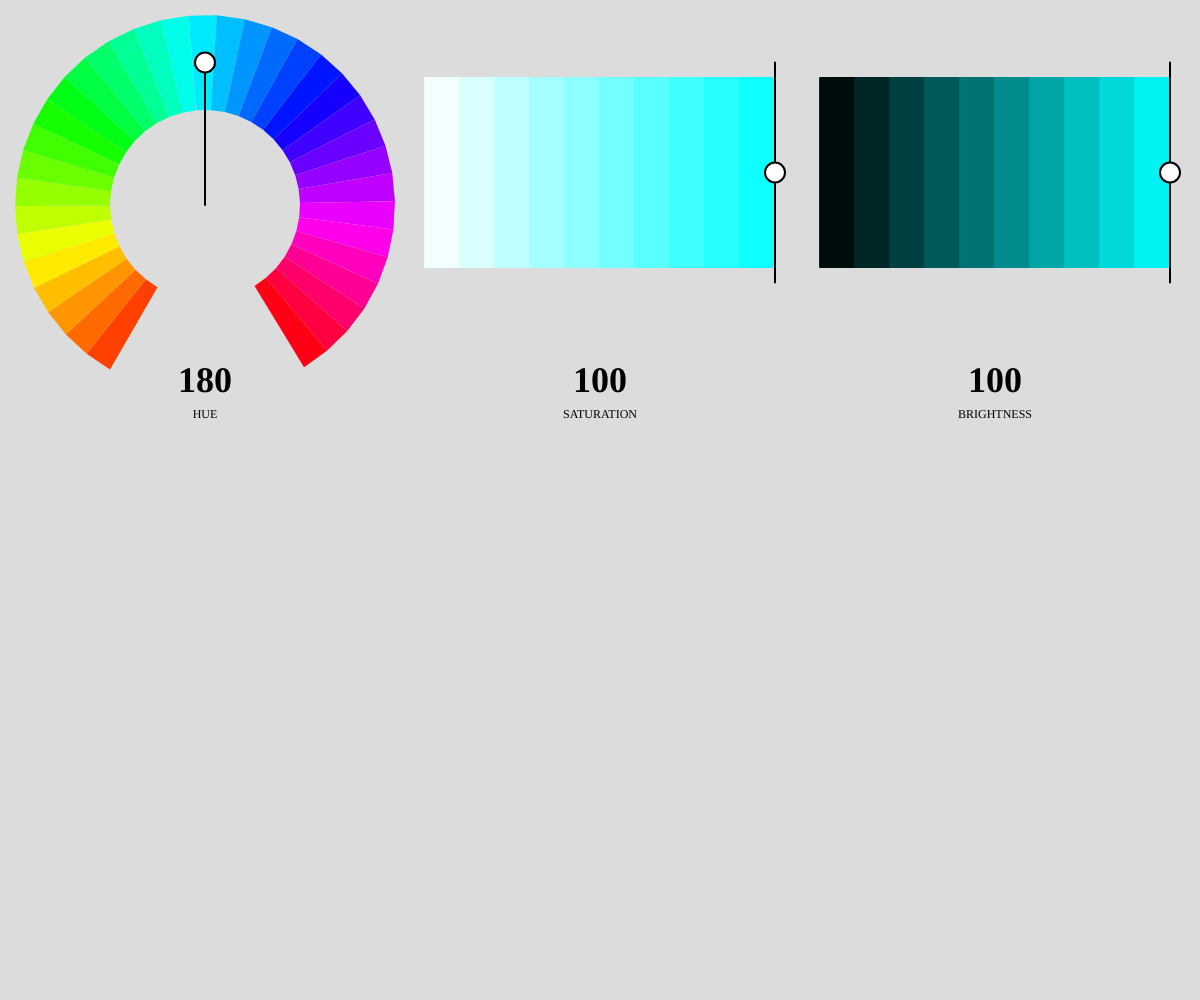
Frame 1 (no input)
Frame 60 (no input): identical to frame 1, image omitted
Frame 120 (the mouse pressed at the canvas centre since frame 60): identical to frame 1, image omitted

The p5.js sketch that drew this single still picture (run headless with seeded random() and noise() and a simulated clock; from frame 60 on, the mouse is pressed at the canvas centre):

// p5.js sketch
// ── sketch.js
let hue2 = 180;
let sat = 100;
let bri = 100;
let m, w;
let mouseAngle = 0;

function setup(){
  createCanvas(windowWidth, windowHeight);
  colorMode(HSB);
  textAlign(CENTER, CENTER);
  textFont("'Helvetica', sans-serif");
}

function draw(){
  m = 15;
  w = (width - m * 4) / 3;

  background(map(220, 0, 255, 0, 100));

  drawHue(m, m, w);
  drawSaturation(2 * m + w, m, w);
  drawBrightness(3 * m + 2 * w, m, w);

  // noLoop();
}

function drawHue(x, y, w){

  push();
  noStroke();
  translate(x, y);

  textAlign(CENTER, CENTER);
  text("HUE", 0, w, w, 40);
  textSize(36);
  textAlign(CENTER, TOP);
  textStyle(BOLD);
  text(floor(hue2), 0, w - 30, w, 40);


  let vi1 = createVector(w / 4, 0);
  let vo1 = createVector(w / 2, 0);
  let vi2 = createVector(w / 4, 0);
  let vo2 = createVector(w / 2, 0);



  translate(w / 2, w / 2);

  push();
  rotate(radians(120));
  let a1 = 300 / 36;
  for (let i = 0; i <= 350; i += 10){
    let h = i + 5;
    let a = radians(map(i + a1, a1, 360, 0, 300));
    // console.log(a);
    vi2.rotate(a - vi2.heading());
    vo2.rotate(a - vo2.heading());
    fill(h, 100, 100);
    quad(vi1.x, vi1.y, vi2.x, vi2.y, vo2.x, vo2.y, vo1.x, vo1.y);

    vi1.rotate(a - vi1.heading());
    vo1.rotate(a - vo1.heading());

    //line(w / 4, 0, w / 2, 0);
  }

  rotate(radians(map(hue2, 0, 360, 0, 300)));
  fill(100);
  stroke(0);
  strokeWeight(2);
  line(0, 0, 3 * w / 8, 0);
  circle(3 * w / 8, 0, 20);
  pop();

  // rotate(mouseAngle);
  // stroke(0, 50);
  // strokeWeight(5);
  // line(0, 0, w, 0);

  pop();
}

function drawSaturation(x, y, w){
  // square(x, y, w);

  push();
  noStroke();
  translate(x, y);

  text("SATURATION", 0, w, w, 40);
  textSize(36);
  textAlign(CENTER, TOP);
  textStyle(BOLD);
  text(floor(sat), 0, w - 30, w, 40);


  for (let i = 0; i < 100; i += 10){
    let x1 = map(i, 0, 100, m, w - m);
    let y1 = y + w / 8;
    let w1 = (w - 2 * m) / 10;
    let s = i + 5;
    fill(hue2, s, 100);
    stroke(hue2, s, 100);
    rect(x1, y1, w1, w / 2);
  }

  stroke(0);
  strokeWeight(2);
  fill(100);
  let xSat = map(sat, 0, 100, m, w - m);

  line(xSat, (y + w / 8) - m, xSat, (y + w / 8 + w / 2 + m));
  circle(xSat, y + w / 8 + w / 4, 20);
  pop();
}

function drawBrightness(x, y, w){ 
  // square(x, y, w);  
  push();
  noStroke();
  translate(x, y);

  text("BRIGHTNESS", 0, w, w, 40);
  textSize(36);
  textAlign(CENTER, TOP);
  textStyle(BOLD);
  text(floor(bri), 0, w - 30, w, 40);

  for (let i = 0; i < 100; i += 10){
    let x1 = map(i, 0, 100, m, w - m);
    let y1 = y + w / 8;
    let w1 = (w - 2 * m) / 10;
    let b = i + 5;
    fill(hue2, sat, b);
    stroke(hue2, sat, b);
    rect(x1, y1, w1, w / 2);
  }

  stroke(0);
  strokeWeight(2);
  fill(100);
  let xBri = map(bri, 0, 100, m, w - m);

  line(xBri, (y + w / 8) - m, xBri, (y + w / 8 + w / 2 + m));
  circle(xBri, y + w / 8 + w / 4, 20);
  pop();
}

function mousePressed(){
  if (mouseX < width / 3){
    calcHue(mouseX, mouseY);
  } else if (mouseX < 2 * width / 3){
    calcSat(mouseX, mouseY);
  } else {
    calcBri(mouseX, mouseY);
  }
}

function mouseDragged(){
  if (mouseX < width / 3){
    calcHue(mouseX, mouseY);
  } else if (mouseX < 2 * width / 3){
    calcSat(mouseX, mouseY);
  } else {
    calcBri(mouseX, mouseY);
  }
}

function calcHue(mx, my){
  let cx = m + w / 2;
  let cy = m + w / 2;
  let d = dist(cx, cy, mouseX, mouseY);

  if (d > w / 4 && d < w / 2){

    //console.log('d', d);

    let a = atan2(my - cy, mx - cx);
    a = ((a + TWO_PI) % TWO_PI);

    if (a < radians(60)){
      hue2 = map(a, 0, radians(60), (360 / 300) * 240, 360);
    } else if (a < radians(90)){
      hue2 = 360;
    } else if (a < radians(120)){
      hue2 = 0;
    } else {
      hue2 = map(a, radians(120), radians(360), 0, (360 / 300) * 240);
    }
  }
}

function calcSat(mx, my){
  let t = m + w / 8;
  let l = 3 * m + w;
  let r = l + w - 2 * m;
  let b = t + w / 2;

  if (mx > l && mx < r && my > t && my < b){
    let s = mx - l;
    sat = map(s, 0, r - l, 0, 100);
    // console.log('sat', sat);
  }
}

function calcBri(mx, my){
  let t = m + w / 8;
  let l = 4 * m + 2 * w;
  let r = l + w - 2 * m;
  let b = t + w / 2;

  if (mx > l && mx < r && my > t && my < b){
    let b = mx - l;
    bri = map(b, 0, r - l, 0, 100);
    // console.log('bri', bri);
  }
}
